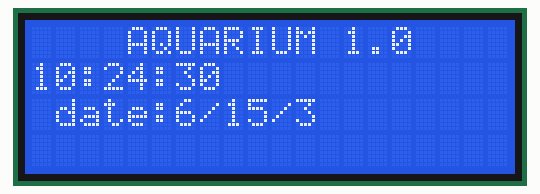
Recording of a sketch running on a simulated Arduino Uno, built with avr-gcc and run on an emulated ATmega328P. Parts: 20×4 character LCD. Wiring (inferred from the names in the program): DS3231 clock at I2C address 0x68. The local clock reads 2024-03-15 10:24:30 at power-on unless the sketch sets it.

Above: at 0.2 s.
At 4.1 s:
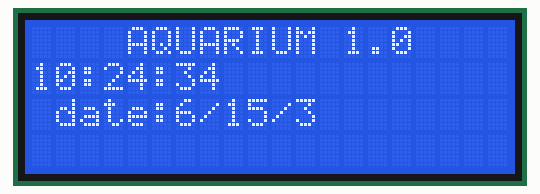
At 11.1 s:
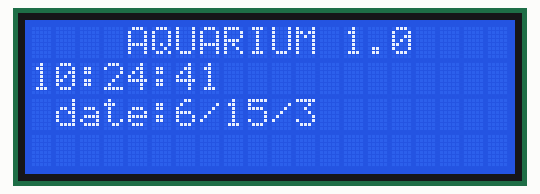
At 18.1 s:
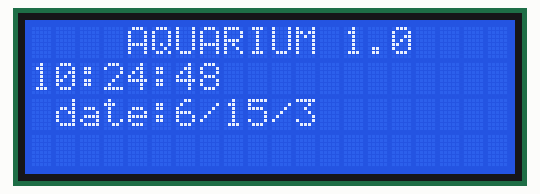
At 26.1 s:
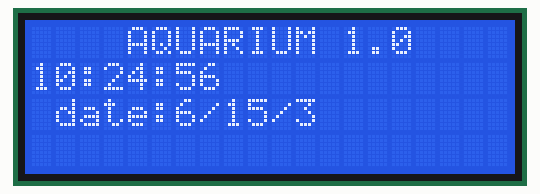
At 38.1 s:
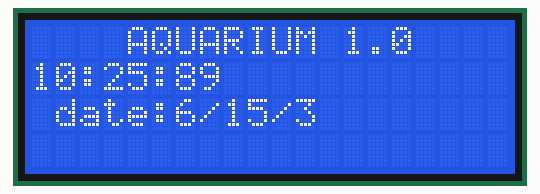

Measured:
- what the display in image 1 shows lasts 1.0 s, from 4.0 s to 5.0 s

The sketch:

main.ino
```cpp
#include <Wire.h>
#include <LiquidCrystal_I2C.h>
#define ADRESS_RT 0x68
#define ADRESS_LIQ 0x3F
// Set the LCD address to 0x27 for a 16 chars and 2 line display
LiquidCrystal_I2C lcd(ADRESS_LIQ, 20, 4);

void setup()
{
    Wire.begin();
    Serial.begin(9600);
    // clear /EOSC bit
    // Sometimes necessary to ensure that the clock
    // keeps running on just battery power. Once set,
    // it shouldn't need to be reset but it's a good
    // idea to make sure.
    Wire.beginTransmission(ADRESS_RT); // address DS3231
    Wire.write(0x0E); // select register
    Wire.write(0b00011100); // write register bitmap, bit 7 is /EOSC
    Wire.endTransmission();

    lcd.begin();// initialize the LCD
	// Turn on the blacklight and print a message.
	lcd.backlight();
    lcd.print("    AQUARIUM 1.0");

}

void loop()
{
    Wire.beginTransmission(ADRESS_RT); // 0x68 is DS3231 device address
    Wire.write((byte)0); // start at register 0
    Wire.endTransmission();
    Wire.requestFrom(ADRESS_RT, 6); // request three bytes (seconds, minutes, hours...)
    while(Wire.available())
        {
        int seconds = Wire.read(); // get seconds
        int minutes = Wire.read(); // get minutes
        int hours = Wire.read();   // get hours
        int days = Wire.read();     // get days
        int months = Wire.read();   // get month
        int years = Wire.read();    // get year

        seconds = (((seconds & 0b11110000)>>4)*10 + (seconds & 0b00001111)); // convert BCD to decimal
        minutes = (((minutes & 0b11110000)>>4)*10 + (minutes & 0b00001111)); // convert BCD to decimal
        hours = (((hours & 0b00100000)>>5)*20 + ((hours & 0b00010000)>>4)*10 + (hours & 0b00001111)); // convert BCD to decimal (assume 24 hour mode)
        days = (((days & 0b11110000)>>4)*10 + (days & 0b00001111)); // convert BCD to decimal
        months = (((months & 0b11110000)>>4)*10 + (months & 0b00001111)); // convert BCD to decimal
        years = (((years & 0b11110000)>>4)*1000 +((years & 0b11110000)>>4)*100 +((years & 0b11110000)>>4)*10 + (years & 0b00001111)); // convert BCD to decimal
        lcd.setCursor(0,1);
        lcd.print(hours); lcd.print(":"); lcd.print(minutes); lcd.print(":"); lcd.print(seconds);
        lcd.setCursor(0,2);
        lcd.print(" date:"); lcd.print(days);lcd.print("/"); lcd.print(months);lcd.print("/"); lcd.print(years);
        }
    }
```
